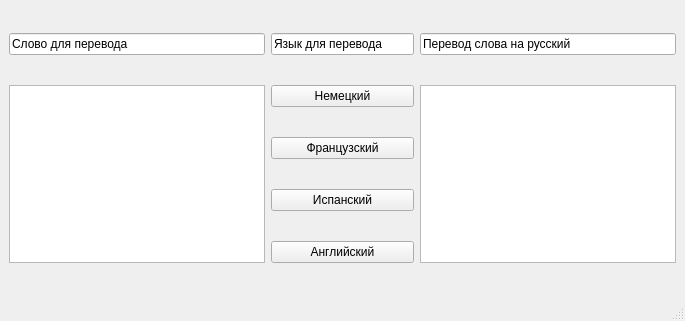
<?xml version="1.0" encoding="UTF-8"?>
<ui version="4.0">
 <class>MainWindow</class>
 <widget class="QMainWindow" name="MainWindow">
  <property name="geometry">
   <rect>
    <x>0</x>
    <y>0</y>
    <width>685</width>
    <height>321</height>
   </rect>
  </property>
  <property name="windowTitle">
   <string>MainWindow</string>
  </property>
  <widget class="QWidget" name="centralwidget">
   <layout class="QGridLayout" name="gridLayout">
    <item row="3" column="1">
     <widget class="QPushButton" name="Spanishbtn">
      <property name="text">
       <string>Испанский</string>
      </property>
     </widget>
    </item>
    <item row="1" column="0" rowspan="4">
     <widget class="QPlainTextEdit" name="WordRu"/>
    </item>
    <item row="4" column="1">
     <widget class="QPushButton" name="Englishbtn">
      <property name="text">
       <string>Английский</string>
      </property>
     </widget>
    </item>
    <item row="1" column="2" rowspan="4">
     <widget class="QPlainTextEdit" name="WordFor"/>
    </item>
    <item row="2" column="1">
     <widget class="QPushButton" name="Frenchbtn">
      <property name="text">
       <string>Французский</string>
      </property>
     </widget>
    </item>
    <item row="1" column="1">
     <widget class="QPushButton" name="Germanbtn">
      <property name="text">
       <string>Немецкий</string>
      </property>
     </widget>
    </item>
    <item row="0" column="0">
     <widget class="QLineEdit" name="SaysWhat1">
      <property name="layoutDirection">
       <enum>Qt::LeftToRight</enum>
      </property>
      <property name="text">
       <string>Слово для перевода</string>
      </property>
     </widget>
    </item>
    <item row="0" column="1">
     <widget class="QLineEdit" name="SaysWhat2">
      <property name="text">
       <string>Язык для перевода</string>
      </property>
     </widget>
    </item>
    <item row="0" column="2">
     <widget class="QLineEdit" name="SaysWhat3">
      <property name="text">
       <string>Перевод слова на русский</string>
      </property>
     </widget>
    </item>
   </layout>
  </widget>
  <widget class="QMenuBar" name="menubar">
   <property name="geometry">
    <rect>
     <x>0</x>
     <y>0</y>
     <width>685</width>
     <height>18</height>
    </rect>
   </property>
  </widget>
  <widget class="QStatusBar" name="statusbar"/>
 </widget>
 <resources/>
 <connections/>
</ui>
